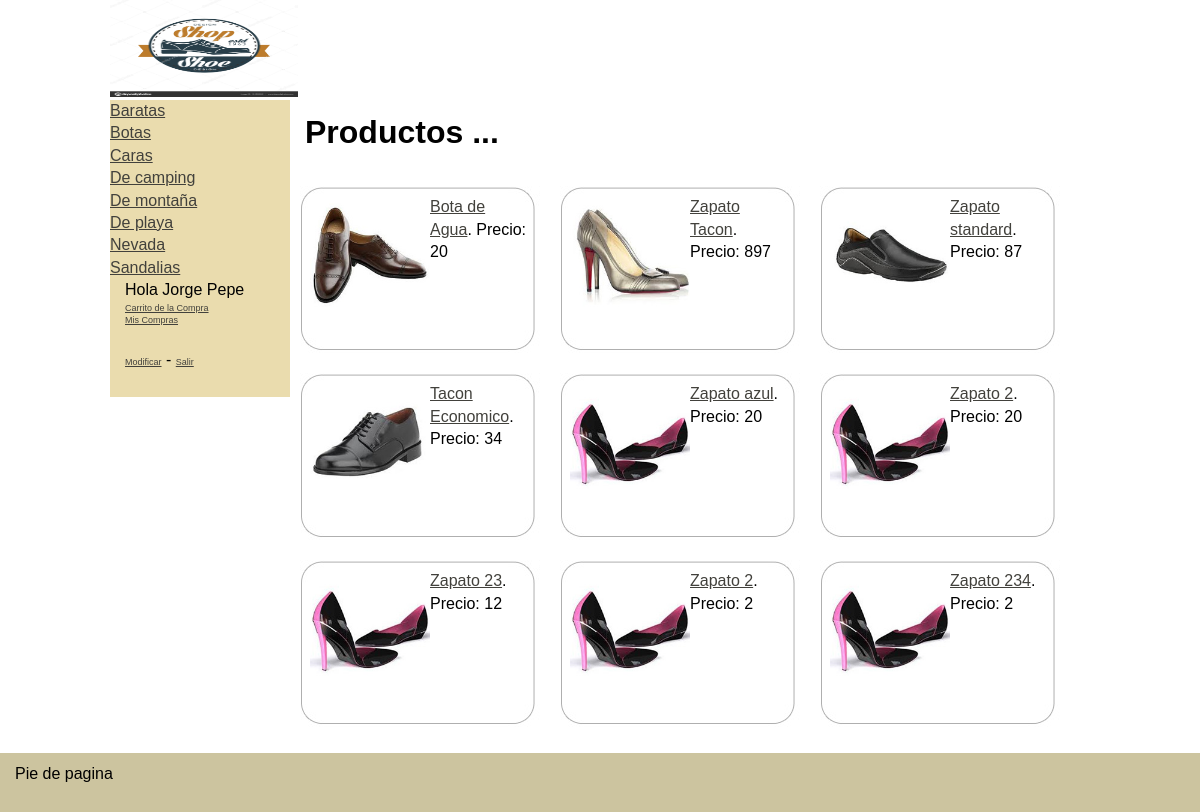
The app's page /htdocs 5-5-2019/zapatos/categoria_ver.php?cat=1 (signed in) with its own data.
### tables this page shows
CREATE TABLE IF NOT EXISTS `tblcategoria` (
  `idCategoria` int(11) NOT NULL AUTO_INCREMENT,
  `strDescripcion` varchar(50) DEFAULT NULL,
  `idPadre` int(11) DEFAULT NULL,
  PRIMARY KEY (`idCategoria`)
);

CREATE TABLE IF NOT EXISTS `tblusuario` (
  `idUsuario` int(11) NOT NULL AUTO_INCREMENT,
  `strNombre` varchar(50) DEFAULT NULL,
  `strEmail` varchar(100) DEFAULT NULL,
  `intActivo` int(11) DEFAULT NULL,
  `strPassword` varchar(50) DEFAULT NULL,
  PRIMARY KEY (`idUsuario`)
);

CREATE TABLE IF NOT EXISTS `tblproducto` (
  `idProducto` int(11) NOT NULL AUTO_INCREMENT,
  `strNombre` varchar(100) DEFAULT NULL,
  `strSEO` varchar(100) DEFAULT NULL,
  `dblPrecio` double DEFAULT NULL,
  `intEstado` int(11) DEFAULT NULL,
  `intCategoria` int(11) DEFAULT NULL,
  `strImagen` varchar(50) DEFAULT NULL,
  `intStock` int(11) DEFAULT NULL,
  `intOferta` int(11) NOT NULL DEFAULT '0',
  PRIMARY KEY (`idProducto`)
);

### htdocs 5-5-2019/zapatos/Connections/conexionzapatos.php (called while the page is built, shortened)
<?php
$hostname_conexionzapatos = "localhost";
$database_conexionzapatos = "zapatos";
$username_conexionzapatos = "root";
$password_conexionzapatos = "";
$conexionzapatos = mysql_pconnect($hostname_conexionzapatos, $username_conexionzapatos, $password_conexionzapatos) or trigger_error(mysql_error(),E_USER_ERROR);
?>
<?php
if (is_file("includes/funciones.php")){
	include("includes/funciones.php");
}
else
{
	include("../includes/funciones.php");
	}
?>

### htdocs 5-5-2019/zapatos/includes/funciones.php (called while the page is built, shortened)
<?php
if (!function_exists("GetSQLValueString")) {
function GetSQLValueString($theValue, $theType, $theDefinedValue = "", $theNotDefinedValue = "")
{
  $theValue = function_exists("mysql_real_escape_string") ? mysql_real_escape_string($theValue) : mysql_escape_string($theValue);
  switch ($theType) {
    case "long":
    case "int":
      $theValue = ($theValue != "") ? intval($theValue) : "NULL";
      break;
  }
  return $theValue;
}
}
function ObtenerNombreUsuario($identificador)
{
	global $database_conexionzapatos, $conexionzapatos;
	$query_ConsultaFuncion = sprintf("SELECT tblusuario.strNombre FROM tblusuario WHERE tblusuario.idUsuario = %s", $identificador);
	$ConsultaFuncion = mysql_query($query_ConsultaFuncion, $conexionzapatos) or die(mysql_error());
	$row_ConsultaFuncion = mysql_fetch_assoc($ConsultaFuncion);
	return $row_ConsultaFuncion['strNombre'];
}
	?>

### htdocs 5-5-2019/zapatos/categoria_ver.php (the view, shortened to what this page needs)
<?php require_once('Connections/conexionzapatos.php'); ?>
<?php
$maxRows_DatosProductos = 9;
$pageNum_DatosProductos = 0;
$startRow_DatosProductos = $pageNum_DatosProductos * $maxRows_DatosProductos;
$varCategoria_DatosProductos = "0";
if (isset($_GET["cat"])) {
  $varCategoria_DatosProductos = $_GET["cat"];
}
$query_DatosProductos = sprintf("SELECT * FROM tblproducto WHERE tblproducto.intCategoria = %s", GetSQLValueString($varCategoria_DatosProductos, "int"));
$query_limit_DatosProductos = sprintf("%s LIMIT %d, %d", $query_DatosProductos, $startRow_DatosProductos, $maxRows_DatosProductos);
$DatosProductos = mysql_query($query_limit_DatosProductos, $conexionzapatos) or die(mysql_error());
$row_DatosProductos = mysql_fetch_assoc($DatosProductos);
if (isset($_GET['totalRows_DatosProductos'])) {
  $totalRows_DatosProductos = $_GET['totalRows_DatosProductos'];
} else {
  $all_DatosProductos = mysql_query($query_DatosProductos);
  $totalRows_DatosProductos = mysql_num_rows($all_DatosProductos);
}
$totalPages_DatosProductos = ceil($totalRows_DatosProductos/$maxRows_DatosProductos)-1;
?>
<!DOCTYPE html PUBLIC "-//W3C//DTD XHTML 1.0 Transitional//EN" "http://www.w3.org/TR/xhtml1/DTD/xhtml1-transitional.dtd">
<html xmlns="http://www.w3.org/1999/xhtml">
<head>
<link href="estilo/principal.css" rel="stylesheet" type="text/css" />
</head>
<body>
<div class="container">
  <div class="header"><div class="headerinterior"><img src="images/logo2.jpg" width="188" height="97" alt="Tienda Zapatos" /></div></div>
  <div class="subcontenedor">
              <div class="sidebar1">
               <?php include("includes/catalogo.php"); ?>
</div>
              <div class="content">
                <h1>Productos ...</h1>
                <div class="resultadoproductos">
                <?php if ($totalRows_DatosProductos > 0) {  ?>
  <?php do { ?>
    <div class="producto"><div class="fotoproducto"><img src="documentos/productos/<?php echo $row_DatosProductos['strImagen']; ?>" width="120" height="120" /></div><div class="textoproducto"><a href="ver_producto.php?recordID=<?php echo $row_DatosProductos['idProducto']; ?>"><?php echo $row_DatosProductos['strNombre']; ?></a>.
      Precio: <?php echo $row_DatosProductos['dblPrecio']; ?></div></div>
    <?php } while ($row_DatosProductos = mysql_fetch_assoc($DatosProductos)); ?>
                  <?php }  ?>
  </div>
                <table border="0">
                  <tr>
                    <td><?php if ($pageNum_DatosProductos > 0) {  ?>
                        <?php }  ?></td>
                    <td><?php if ($pageNum_DatosProductos > 0) {  ?>
                        <?php }  ?></td>
                    <td><?php if ($pageNum_DatosProductos < $totalPages_DatosProductos) {  ?>
                        <?php }  ?></td>
                    <td><?php if ($pageNum_DatosProductos < $totalPages_DatosProductos) {  ?>
                        <?php }  ?></td>
                  </tr>
                </table>
                </div>
    </div>
  <div class="footer">
    <p>Pie de pagina</p>
    </div>
  </div>
</body>
</html>

### htdocs 5-5-2019/zapatos/includes/catalogo.php (shortened to what this page needs)
<?php require_once('Connections/conexionzapatos.php'); ?>
<?php
$query_Recordset1 = "SELECT * FROM tblcategoria ORDER BY tblcategoria.strDescripcion";
$Recordset1 = mysql_query($query_Recordset1, $conexionzapatos) or die(mysql_error());
$row_Recordset1 = mysql_fetch_assoc($Recordset1);
?>
<?php do { ?>
  <a href="categoria_ver.php?cat=<?php echo $row_Recordset1['idCategoria']; ?>"><?php echo $row_Recordset1['strDescripcion']; ?></a><br>
  <?php } while ($row_Recordset1 = mysql_fetch_assoc($Recordset1)); ?>
<p>
<?php
if ((isset($_SESSION['MM_Username'])) && ($_SESSION['MM_Username'] != ""))
  {
	  echo "Hola ";
	  echo ObtenerNombreUsuario($_SESSION['MM_IdUsuario']);
	  ?>
      <br />
      <a href="carrito_lista.php" class="modificacionusuario">Carrito de la Compra</a><br />
<a href="usuario_compras.php" class="modificacionusuario">Mis Compras</a><br />
<br />
 <a href="usuario_modificar.php" class="modificacionusuario">Modificar</a> - <a href="usuario_cerrarsesion.php"  class="modificacionusuario">Salir</a>
<?php
  }
  else
  {?><br />
  <a href="alta_usuario.php">Darme de Alta</a></p>
<p><a href="acceso.php">Acceder</a></p>
<?php }?>

### htdocs 5-5-2019/zapatos/estilo/principal.css (style rules this page uses)
body { font: 100%/1.4 Verdana, Arial, Helvetica, sans-serif; background: #42413C; margin: 0; padding: 0; color: #000; }
h1, h2, h3, h4, h5, h6, p { margin-top: 0; padding-right: 15px; padding-left: 15px; }
a:link { color: #42413C; text-decoration: underline; }
.container { width: 100%; background: #FFF; margin: 0 auto; }
.header { width: 100%; height: 100px; margin-top: 0; margin-right: auto; margin-bottom: 0; margin-left: auto; }
.headerinterior { width: 980px; height: 100px; margin: 0 auto; }
.subcontenedor { background: #FFF; margin: 0 auto; width: 980px; }
.sidebar1 { float: left; width: 180px; background: #EADCAE; padding-bottom: 10px; }
.content { padding: 10px 0; width: 800px; float: left; }
.footer { padding: 10px 0; background: #CCC49F; position: relative; clear: both; }
a.modificacionusuario { color: #42413C; font-size: 9px; }
.resultadoproductos { width: 800px; overflow:auto; }
.producto { background-color: #99F; width: 220px; float: left; margin: 10px; padding: 10px; background-image: url(../images/fondoproducto.jpg); height: 147px; }
.fotoproducto { float: left; height: 120px; width: 120px; }
.textoproducto { float: left; width: 100px; }

### records on screen
tblcategoria: strDescripcion "Baratas"
tblcategoria: strDescripcion "Botas"
tblcategoria: strDescripcion "Caras"
tblcategoria: strDescripcion "De camping"
tblcategoria: strDescripcion "De montaña"
tblcategoria: strDescripcion "De playa"
tblcategoria: strDescripcion "Nevada"
tblcategoria: strDescripcion "Sandalias"
tblusuario: strNombre "Jorge Pepe"
tblproducto: strImagen (picture), strNombre "Bota de Agua", dblPrecio "20"
tblproducto: strImagen (picture), strNombre "Zapato Tacon", dblPrecio "897"
tblproducto: strImagen (picture), strNombre "Zapato standard", dblPrecio "87"
tblproducto: strImagen (picture), strNombre "Tacon Economico", dblPrecio "34"
tblproducto: strImagen (picture), strNombre "Zapato azul", dblPrecio "20"
tblproducto: strImagen (picture), strNombre "Zapato 2", dblPrecio "20"
tblproducto: strImagen (picture), strNombre "Zapato 23", dblPrecio "12"
tblproducto: strImagen (picture), strNombre "Zapato 2", dblPrecio "2"
tblproducto: strImagen (picture), strNombre "Zapato 234", dblPrecio "2"
